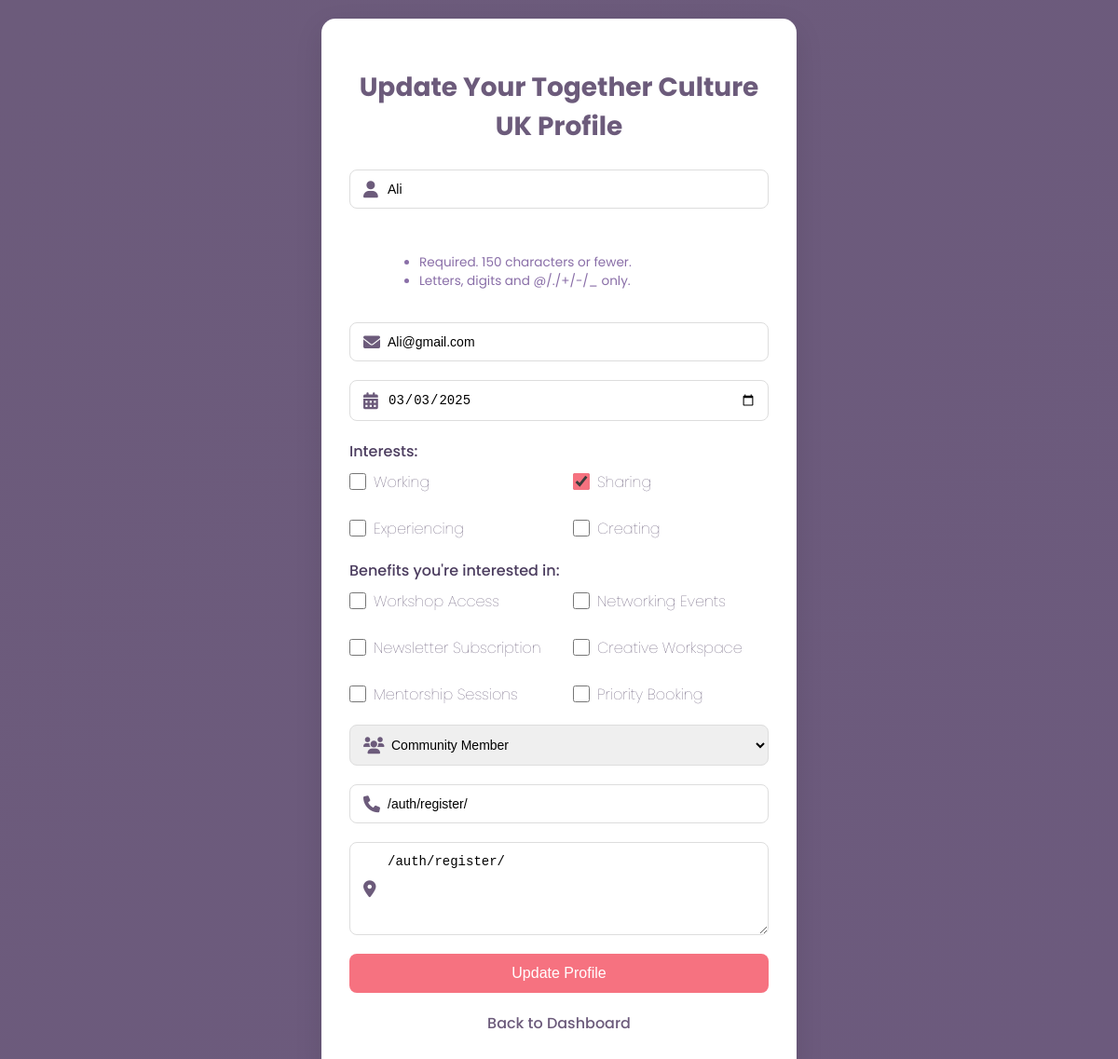
The page /update-profile/ (signed in) on the database its author committed.
### register/models.py (models this page shows, shortened)
class Profile(models.Model):
    user = models.OneToOneField(User, on_delete=models.CASCADE, related_name='register_profile')
    dob = models.DateField(null=True, blank=True)
    interests = models.CharField(max_length=200, blank=True)
    benefits = models.TextField(blank=True)
    membership_type = models.CharField(max_length=50, blank=True)
    contact = models.CharField(max_length=15, blank=True)
    address = models.TextField(blank=True)
    status = models.CharField(max_length=10, choices=[('pending', 'Pending'), ('approved', 'Approved'), ('rejected', 'Rejected')], default='pending')

### update_profile/views.py (the view, shortened to what this page needs)
# urls.py: path('update-profile/', include('update_profile.urls')),
@login_required
def update_profile(request):
    profile = request.user.register_profile
    INTERESTS = ['Working', 'Sharing', 'Experiencing', 'Creating']
    BENEFITS = [
        'Workshop Access', 'Networking Events',
        'Newsletter Subscription', 'Creative Workspace',
        'Mentorship Sessions', 'Priority Booking'
    ]
    MEMBERSHIP_CHOICES = [
        ('community', 'Community Member'),
        ('key-access', 'Key Access Member'),
        ('creative-workspace', 'Creative Workspace Member'),
    ]
    context = {
        'profile': profile,
        'user': request.user,
        'interests_list': INTERESTS,
        'benefits_list': BENEFITS,
        'membership_choices': MEMBERSHIP_CHOICES,
    }
    return render(request, 'update_profile.html', context)

### templates/update_profile.html (shortened to what this page needs)
<html lang="en">
<head>
    <link rel="stylesheet" href="https://cdnjs.cloudflare.com/ajax/libs/font-awesome/6.0.0-beta3/css/all.min.css">
    {% load static %}
    <link rel="stylesheet" href="{% static 'Register_styles.css' %}">
</head>
<body>
    <div class="registration-container">
        <h2>Update Your <span>Together Culture UK</span> Profile</h2>
        <form id="update-form" method="post" enctype="multipart/form-data">
            <div class="input-group">
                <i class="fas fa-user"></i>
                <input type="text" id="username" name="username" value="{{ user.username }}" required>
            </div>
            <div class="input-group">
            </div>
            <div class="input-group">
                <ul class="field-hints">
                    <li>Required. 150 characters or fewer.</li>
                    <li>Letters, digits and @/./+/-/_ only.</li>
                </ul>
            </div>
            <div class="input-group">
                <i class="fas fa-envelope"></i>
                <input type="email" id="email" name="email" value="{{ user.email }}" required>
            </div>
            <div class="input-group">
                <i class="fas fa-calendar-alt"></i>
                <input type="date" id="dob" name="dob" value="{{ profile.dob|date:'Y-m-d' }}" required>
            </div>
            <div class="input-group interests">
                <label>Interests:</label>
                <div class="checkbox-group">
                    {% for interest in interests_list %}
                    <label>
                        <input type="checkbox" name="interests" value="{{ interest }}"
                               {% if interest in profile.interests %}checked{% endif %}>
                        {{ interest }}
                    </label>
                    {% endfor %}
                </div>
            </div>
            <div class="input-group interests">
                <label>Benefits you're interested in:</label>
                <div class="checkbox-group">
                    {% for benefit in benefits_list %}
                    <label>
                        <input type="checkbox" name="benefits" value="{{ benefit }}"
                               {% if benefit in profile.benefits %}checked{% endif %}>
                        {{ benefit }}
                    </label>
                    {% endfor %}
                </div>
            </div>
            <div class="input-group">
                <i class="fas fa-users"></i>
                <select id="membership-type" name="membership_type" required>
                    {% for value, label in membership_choices %}
                    <option value="{{ value }}" {% if profile.membership_type == value %}selected{% endif %}>
                        {{ label }}
                    </option>
                    {% endfor %}
                </select>
            </div>
            <div class="input-group">
                <i class="fas fa-phone"></i>
                <input type="tel" id="contact" name="contact" value="{{ profile.contact }}" required>
            </div>
            <div class="input-group">
                <i class="fas fa-map-marker-alt"></i>
                <textarea id="address" name="address" rows="4" required>{{ profile.address }}</textarea>
            </div>
            <button type="submit">Update Profile</button>
        </form>
        <p><a href="{% url 'membership_dashboard' %}">Back to Dashboard</a></p>
    </div>
</body>
</html>

### static/Register_styles.css (style rules this page uses)
body { font-family: 'Poppins', sans-serif; background: linear-gradient(135deg, #6C5B7B, #6C5A7D); display: flex; justify-content: center; align-items: center; min-height: 100vh; margin: 0; padding: 20px; }
.registration-container { background-color: #fff; padding: 30px; border-radius: 15px; box-shadow: 0 10px 30px rgba(0, 0, 0, 0.1); width: 100%; max-width: 450px; animation: fadeIn 0.5s ease-in-out; }
h2 { text-align: center; margin-bottom: 25px; font-size: 28px; color: #6C5B7B; }
h2 span { color: #6C5B7B; }
.input-group { display: flex; align-items: center; margin-bottom: 20px; position: relative; }
.input-group i { position: absolute; left: 15px; color: #6C5B7B; font-size: 18px; }
.input-group input, .input-group select, .input-group textarea { width: 100%; padding: 12px 12px 12px 40px; border: 1px solid #ddd; border-radius: 8px; font-size: 14px; box-sizing: border-box; transition: border-color 0.3s ease; }
.input-group textarea { resize: vertical; min-height: 100px; }
.interests { flex-direction: column; align-items: flex-start; }
.interests label { font-weight: 500; margin-bottom: 10px; }
.checkbox-group { display: flex; flex-wrap: wrap; gap: 10px; }
.checkbox-group label { display: flex; align-items: center; gap: 5px; font-weight: 400; }
button { width: 100%; padding: 12px; background-color: #6C5B7B; color: #fff; border: none; border-radius: 8px; font-size: 16px; cursor: pointer; transition: background-color 0.3s ease; }
p { text-align: center; margin-top: 20px; color: #666; }
a { color: #6C5B7B; text-decoration: none; font-weight: 500; }

### templates/update_profile.html (style rules this page uses)
:root { --primary: #6C5B7B; --primary-light: #8A6FA8; --primary-dark: #4C3D5F; --secondary: #C06C84; --accent: #F67280; --light: #F8F9FA; --dark: #343A40; }
.field-hints { font-size: 0.85rem; margin-left: 35px; margin-top: 4px; color: var(--primary-light); list-style-type: disc; }
.interests { display: block; margin-bottom: 10px; font-weight: 700; color: var(--primary-dark); }
.checkbox-group { display: flex; flex-wrap: wrap; gap: 15px 30px; margin-top: 8px; }
.checkbox-group label { display: flex; align-items: center; gap: 8px; flex: 1 1 calc(33% - 30px); min-width: 200px; font-weight: 100; color: var(--primary-dark); }
.checkbox-group input[type="checkbox"] { width: 18px; height: 18px; margin: 0; accent-color: var(--accent); }
button[type="submit"] { background: var(--accent); transition: all 0.3s ease; }

### rows shown on the page
Profile: dob "03/03/2025", interests "☑", membership_type "Community Member", contact "/auth/register/", address "/auth/register/"

### other values the page prints
{{ interest }} "Working" "Sharing" "Experiencing" "Creating"
{{ benefit }} "Workshop Access" "Networking Events" "Newsletter Subscription" "Creative Workspace" "Mentorship Sessions" "Priority Booking"
